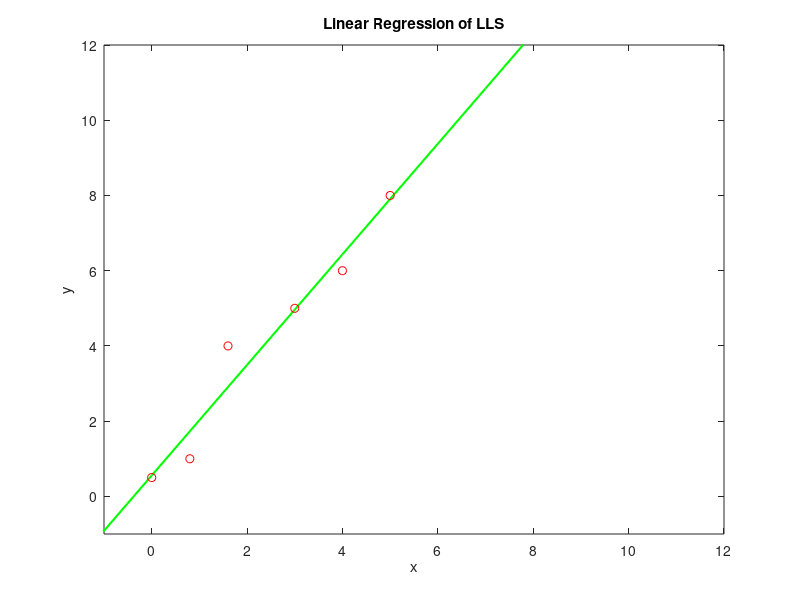

The MATLAB script that drew this image:
x=[1,0;1,0.8;1,1.6;1,3;1,4;1,5];
d=[0.5;1;4;5;6;8];

a=x'*x;
b=a^-1;
c=b*x'*d;
k=c(2);
j=c(1);
%Plot Trajectory of weights
figure(1);
x=-10:10;
y=k.*x+j;
plot(x,y,'color','g','LineWidth',1.5);
hold on;
scatter([0,0.8,1.6,3,4,5],[0.5,1,4,5,6,8],'r','o');
axis([-1,12,-1,12]);
title('Linear Regression of LLS');
xlabel('x');
ylabel('y');